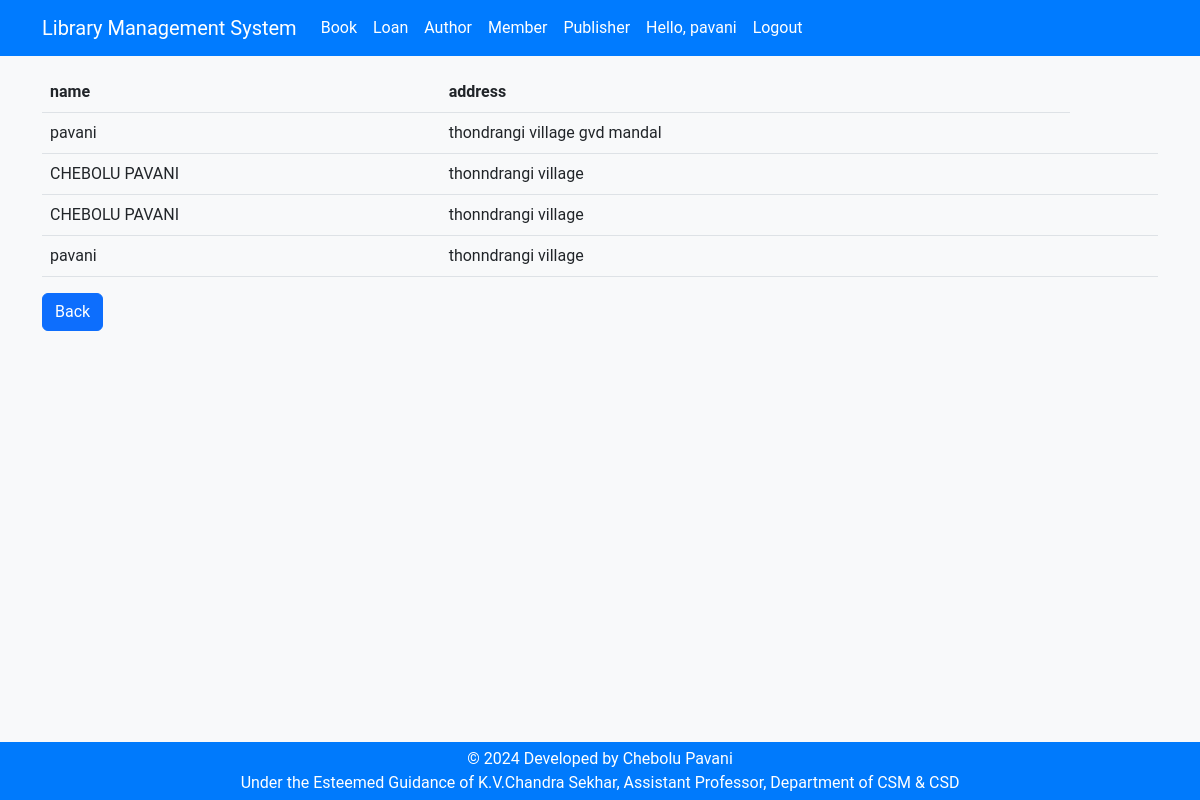
The app's page /publishers/ (signed in) with its own data.
### publishers/models.py (models this page shows, shortened)
class Publisher(models.Model):
    name = models.CharField(max_length=100)
    address = models.TextField()

### librarymanagementsystem/views.py (the view)
# urls.py: path('publishers/', publishers, name='publishers'),
@login_required
def publishers(request):
    pub = Publisher.objects.all()
    return render(request, "publishers.html" ,{'pub': pub})

### templates/publishers.html (shortened to what this page needs)
{% load static %}
<!DOCTYPE html>
<html lang="en">
<head>
  <link href="{% static 'css/bootstrap.min.css' %}" rel="stylesheet">
  <link href="{% static 'css/styles.css' %}" rel="stylesheet">
</head>
<body>
  {% include 'header.html' %}
  <div class="container">
    <h1 class="text-center mb-4">List of All publishers Information</h1>
    <div class="row">
      <div class="col-md-12">
        <table class="table table-hover">
          <thead>
            <tr>
              <th scope="col">name </th>
              <th scope="col">address</th>
            </tr>
          </thead>
          <tbody>
            {% block content %}
            {% for b in pub %}
            <tr>
              <td>{{b.name}}</td>
              <td>{{b.address}}</td>
              <td></td>
              <td></td>
            </tr>
            {% endfor %}
            {% endblock %}
          </tbody>
        </table>
      <button onclick="location.href='/'" class="btn btn-primary">Back</button>
      </div>
    </div>
  </div>
  {% include 'footer.html' %}
</body>
</html>

### templates/header.html (shortened to what this page needs)
<header>
  <div class="header">
    <nav class="navbar navbar-expand-lg fixed-top myNav">
      <div class="container">
        <a class="navbar-brand ms-auto" href="/">Library Management System</a>
        <div class="collapse navbar-collapse" id="navbarNav">
          <ul class="navbar-nav">
            <li class="nav-item">
              <a class="nav-link" href="/books/">Book</a>
            </li>
            <li class="nav-item">
              <a class="nav-link" href="/loans/">Loan</a>
            </li>
            <li class="nav-item">
              <a class="nav-link" href="/authors/">Author</a>
            </li>
            <li class="nav-item">
              <a class="nav-link" href="/members/">Member</a>
            </li>
            <li class="nav-item">
              <a class="nav-link" href="/publishers/">Publisher</a>
            </li>
            {% if user.is_authenticated %}
              <li class="nav-item"><a class="nav-link" href="#">Hello, {{ user.username}} </a></li>
              <li class="nav-item">
                <a class="nav-link" href="/accounts/logout">Logout</a>
              </li>
            {% endif %}
          </ul>
        </div>
      </div>
    </nav>
  </div>
</header>

### static/css/styles.css (style rules this page uses)
body { background-color: #f8f9fa; font-family: 'Roboto', sans-serif; }
.myNav { background-color: #007bff; }
.myNav a { color: #fff; }
.header { display: block; }

### records on screen
Publisher: name "pavani", address "thondrangi village gvd mandal"
Publisher: name "CHEBOLU PAVANI", address "thonndrangi village"
Publisher: name "CHEBOLU PAVANI", address "thonndrangi village"
Publisher: name "pavani", address "thonndrangi village"

### other values on screen
{{ user.username }} "pavani"
